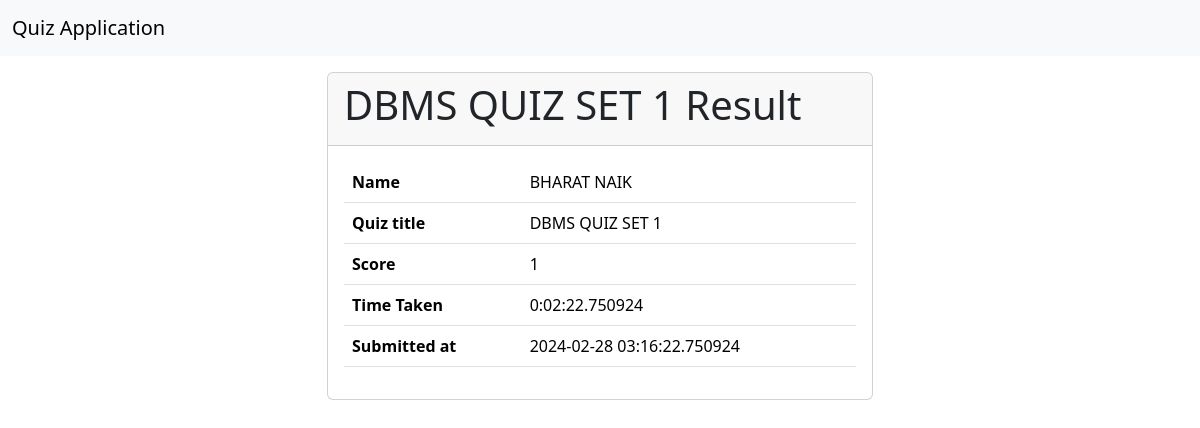
Screenshot of /quiz/result/dbms-quiz-set-1 (signed in) with the database file from the repository.
### tables this page shows
CREATE TABLE QUIZ (
    CODE TEXT PRIMARY KEY,
    TITLE TEXT,
    START_TIME DATETIME,
    DURATION FLOAT,
    NO_QUESTIONS INTEGER
);

CREATE TABLE RESULT (
    RESULT_ID INTEGER PRIMARY KEY AUTOINCREMENT,
    SCORE INTEGER,
    USER_ID INTEGER,
    QUIZ_CODE TEXT,
    TIME_TAKEN FLOAT,
    SUBMITTED_AT DATETIME,
    FOREIGN KEY(USER_ID) REFERENCES USERS(ID)  ON DELETE CASCADE,
    FOREIGN KEY(QUIZ_CODE) REFERENCES QUIZ(CODE)  ON DELETE CASCADE
);

### wsgi.py (the view)
@app.route("/quiz/result/<code>", methods = ["GET", "POST"])
@login_required
def result(code):
    result = QuizHandler().get_result(code)
    return render_template("quiz/result.html", result = result)

### utils/auth.py (called while the page is built)
    def get_user(self, email:str):
        row =  self.cur.execute("SELECT ID,  FNAME, LNAME, AGE, EMAIL FROM USERS WHERE EMAIL = ?", (email, )).fetchone()
        if row:
            return User(*row)
        return None

### utils/database.py (called while the page is built)
    def __del__(self):
        self.conn.close()

### utils/quizhandler.py (called while the page is built)
    def get(self, code:str):
        row = self.cur.execute("SELECT * FROM QUIZ WHERE CODE = ?", (code,)).fetchone()
        if row:
            return Quiz(row[0], row[1], row[2], timedelta(seconds=row[3]), row[4])
        return row

    def get_result(self, code):
        user = Auth().get_user(session.get("user-token"))
        result = self.cur.execute("SELECT * FROM RESULT WHERE QUIZ_CODE = ? AND USER_ID = ?", (code, user.id)).fetchone()
        return Result(
            user=user,
            quiz = QuizHandler().get(code),
            score = result[1],
            time_taken=timedelta(seconds=result[4]),
            submitted_at=result[5]
        )

### utils/type.py (called while the page is built)
    def full_name(self):
        return self.fname + " " + self.lname

### templates/quiz/result.html
{% extends 'base.html' %}
{% block content %}
<div class="row">
    <div class="col-md-3"></div>
    <div class="col-md-6">
        <div class="card">
            <div class="card-header">
                <h1>{{ result.quiz.title }} Result</h1>
            </div>
            <div class="card-body">
                <table class="table">
                    <tr><th>Name </th><td>{{ result.user.full_name() }}</td></tr>
                    <tr><th>Quiz title</th><td>{{ result.quiz.title }}</td></tr>
                    <tr><th>Score</th><td>{{ result.score }}</td></tr>
                    <tr><th>Time Taken</th><td>{{ result.time_taken }}</td></tr>
                    <tr><th>Submitted at</th><td>{{ result.submitted_at }}</td></tr>
                </table>
            </div>
        </div>
    </div>
</div>
{% endblock content %}

### rows the page displays
QUIZ: quiz "DBMS QUIZ SET 1"
RESULT: score "1", submitted_at "2024-02-28 03:16:22.750924"

### other values shown
{{ result.user.full_name() }} "BHARAT NAIK"
{{ result.time_taken }} "0:02:22.750924"
